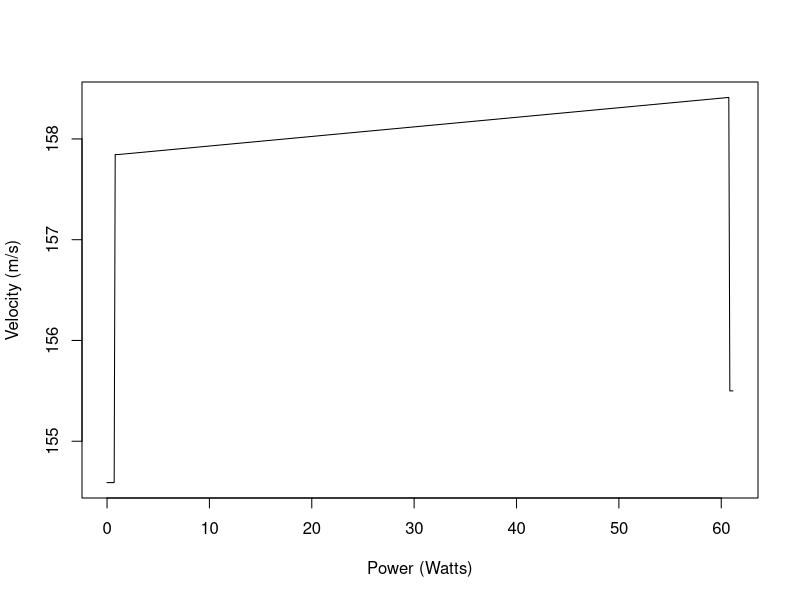

Write the R code that produced this figure.
# Set the working directory
setwd("/Users/mac/Desktop/Programming/COMP9596//DroneData")
require(splines) #thx @Chase for the notice

# Read the data
data <- read.csv(file="5AngleYaw.csv", header=TRUE, sep=",")

# Convert date column to Date object
data$Date <- as.POSIXct(data$Date)

# Extract the data from column name to plot
data.toPlot <- data[data$Battery > 19,]

# Calculate the difference of each time point to the first (in seconds)
data.toPlot$TimeDiff <- data.toPlot$Date - data.toPlot$Date[1]

# Since TimeDiff is a time/date object, convert it to a numeric and store this as an extra column in data frame
data.toPlot$TimeDiffValue <- as.numeric(data.toPlot$TimeDiff)

# Multiple current and voltage to get Power
data.toPlot$Power <- as.double(-(data.toPlot$Current/1000) * data.toPlot$Voltage/1000)

#Get Mangnitude of Velocity
data.toPlot$Velocity <- sqrt(data.toPlot$VelocityX^2 + data.toPlot$VelocityY^2 + data.toPlot$VelocityZ^2)

#dY <- diff(data.toPlot$Velocity)/diff(data.toPlot$TimeDiffValue)  # the derivative of your function
#dX <- rowMeans(embed(data.toPlot$TimeDiffValue,2)) # centers the X values for plotting


#ppi <- 200
#png(file=paste("circlezigzag", ".png", sep=""), height=7*ppi, width=9*ppi, res=ppi)

#write.csv(data.toPlotFinal, file="FirstRev.csv")
plot(y=data.toPlot$Power, x=data.toPlot$TimeDiffValue,type="l",col="black", lwd="1", ylab="Velocity (m/s)", xlab="Power (Watts)")
#points(y=data2.toPlot$Power, x=data.toPlot$TimeDiffValue)
#abline(lm(data.toPlot$Power ~ data.toPlot$Velocity), col="red")
#legend("topright", legend=c("Mean Watts = 154.5845"), pch=1, lty=1, lwd=3)

#dev.off()
